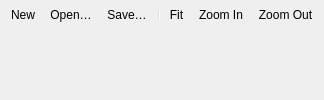
<?xml version="1.0" encoding="UTF-8"?>
<ui version="4.0">
    <class>NodeEditorWidget</class>
    <widget class="QWidget" name="NodeEditorWidget">
        <layout class="QVBoxLayout" name="verticalLayout">
            <property name="spacing">
                <number>0</number>
            </property>
            <property name="leftMargin">
                <number>0</number>
            </property>
            <property name="topMargin">
                <number>0</number>
            </property>
            <property name="rightMargin">
                <number>0</number>
            </property>
            <property name="bottomMargin">
                <number>0</number>
            </property>

            <item>
                <widget class="QToolBar" name="toolBar">
                    <addaction name="actionNew"/>
                    <addaction name="actionOpen"/>
                    <addaction name="actionSave"/>
                    <addaction name="separator"/>
                    <addaction name="actionFit"/>
                    <addaction name="actionZoomIn"/>
                    <addaction name="actionZoomOut"/>
                </widget>
            </item>

            <item>
                <widget class="QWidget" name="viewContainer">
                    <layout class="QVBoxLayout" name="viewLayout">
                        <property name="spacing">
                            <number>0</number>
                        </property>
                        <property name="leftMargin">
                            <number>0</number>
                        </property>
                        <property name="topMargin">
                            <number>0</number>
                        </property>
                        <property name="rightMargin">
                            <number>0</number>
                        </property>
                        <property name="bottomMargin">
                            <number>0</number>
                        </property>
                    </layout>
                </widget>
            </item>
        </layout>

        <action name="actionNew">
            <property name="text">
                <string>New</string>
            </property>
        </action>
        <action name="actionOpen">
            <property name="text">
                <string>Open…</string>
            </property>
        </action>
        <action name="actionSave">
            <property name="text">
                <string>Save…</string>
            </property>
        </action>
        <action name="actionFit">
            <property name="text">
                <string>Fit</string>
            </property>
        </action>
        <action name="actionZoomIn">
            <property name="text">
                <string>Zoom In</string>
            </property>
        </action>
        <action name="actionZoomOut">
            <property name="text">
                <string>Zoom Out</string>
            </property>
        </action>
    </widget>
    <resources/>
    <connections/>
</ui>
